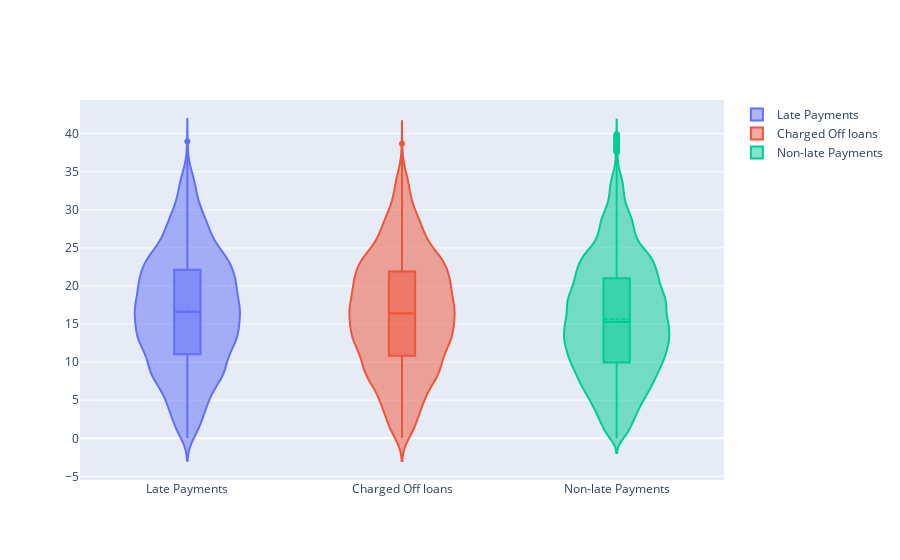

Notebook code cell kept with this figure:
### Markdown cell above
Whilst there appears to be no clear link between 'purpose' of loan and the amount of loan reapid vs the loan value, the vast majority of loans are taken out for 'credit card' and 'debt consolidation' which are essentially the same category (72% of these late loans)

This is a similar percentage to the 75% of loans that are not showing as late which are taken out for the same reason.

### Code cell
charged_off_df  = loans_data[loans_data['loan_status'].isin(charged_off)]

violin_fig = go.Figure()

violin_fig.add_trace(go.Violin(y=late_and_co['dti'], name='Late Payments', box_visible=True, meanline_visible=True))
violin_fig.add_trace(go.Violin(y=charged_off_df['dti'], name='Charged Off loans', box_visible=True, meanline_visible=True))
violin_fig.add_trace(go.Violin(y=non_late_df['dti'], name='Non-late Payments', box_visible=True, meanline_visible=True))

### Figure 1 — Plotly figure (JSON) as saved in the notebook; plotly's stock layout.template omitted (floating-point values rounded to 4 significant figures; data arrays with more than 128 entries replaced by an {"elided": "..."} marker saying what was removed)
{"data": [{"box": {"visible": true}, "jitter": true, "meanline": {"visible": true}, "name": "Late Payments", "type": "violin", "y": {"elided": "5132 float values"}}, {"box": {"visible": true}, "jitter": true, "meanline": {"visible": true}, "name": "Charged Off loans", "type": "violin", "y": {"elided": "4635 float values"}}, {"box": {"visible": true}, "jitter": true, "meanline": {"visible": true}, "name": "Non-late Payments", "type": "violin", "y": {"elided": "40779 float values"}}], "layout": {}}
